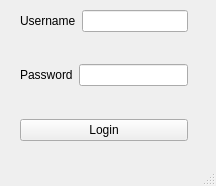
<?xml version="1.0" encoding="UTF-8"?>
<ui version="4.0">
 <class>Login</class>
 <widget class="QMainWindow" name="Login">
  <property name="geometry">
   <rect>
    <x>0</x>
    <y>0</y>
    <width>216</width>
    <height>186</height>
   </rect>
  </property>
  <property name="windowTitle">
   <string>Login</string>
  </property>
  <widget class="QWidget" name="centralwidget">
   <widget class="QWidget" name="">
    <property name="geometry">
     <rect>
      <x>20</x>
      <y>10</y>
      <width>168</width>
      <height>131</height>
     </rect>
    </property>
    <layout class="QVBoxLayout" name="verticalLayout_2">
     <item>
      <layout class="QVBoxLayout" name="verticalLayout">
       <item>
        <layout class="QHBoxLayout" name="horizontalLayout">
         <item>
          <widget class="QLabel" name="label">
           <property name="text">
            <string>Username</string>
           </property>
          </widget>
         </item>
         <item>
          <widget class="QLineEdit" name="txt_username"/>
         </item>
        </layout>
       </item>
       <item>
        <spacer name="verticalSpacer">
         <property name="orientation">
          <enum>Qt::Vertical</enum>
         </property>
         <property name="sizeHint" stdset="0">
          <size>
           <width>20</width>
           <height>40</height>
          </size>
         </property>
        </spacer>
       </item>
       <item>
        <layout class="QHBoxLayout" name="horizontalLayout_2">
         <item>
          <widget class="QLabel" name="label_2">
           <property name="text">
            <string>Password</string>
           </property>
          </widget>
         </item>
         <item>
          <widget class="QLineEdit" name="txt_password"/>
         </item>
        </layout>
       </item>
      </layout>
     </item>
     <item>
      <spacer name="verticalSpacer_2">
       <property name="orientation">
        <enum>Qt::Vertical</enum>
       </property>
       <property name="sizeHint" stdset="0">
        <size>
         <width>20</width>
         <height>40</height>
        </size>
       </property>
      </spacer>
     </item>
     <item>
      <widget class="QPushButton" name="btn_login">
       <property name="text">
        <string>Login</string>
       </property>
      </widget>
     </item>
    </layout>
   </widget>
  </widget>
  <widget class="QMenuBar" name="menubar">
   <property name="geometry">
    <rect>
     <x>0</x>
     <y>0</y>
     <width>216</width>
     <height>20</height>
    </rect>
   </property>
  </widget>
  <widget class="QStatusBar" name="statusbar"/>
 </widget>
 <resources/>
 <connections/>
</ui>
